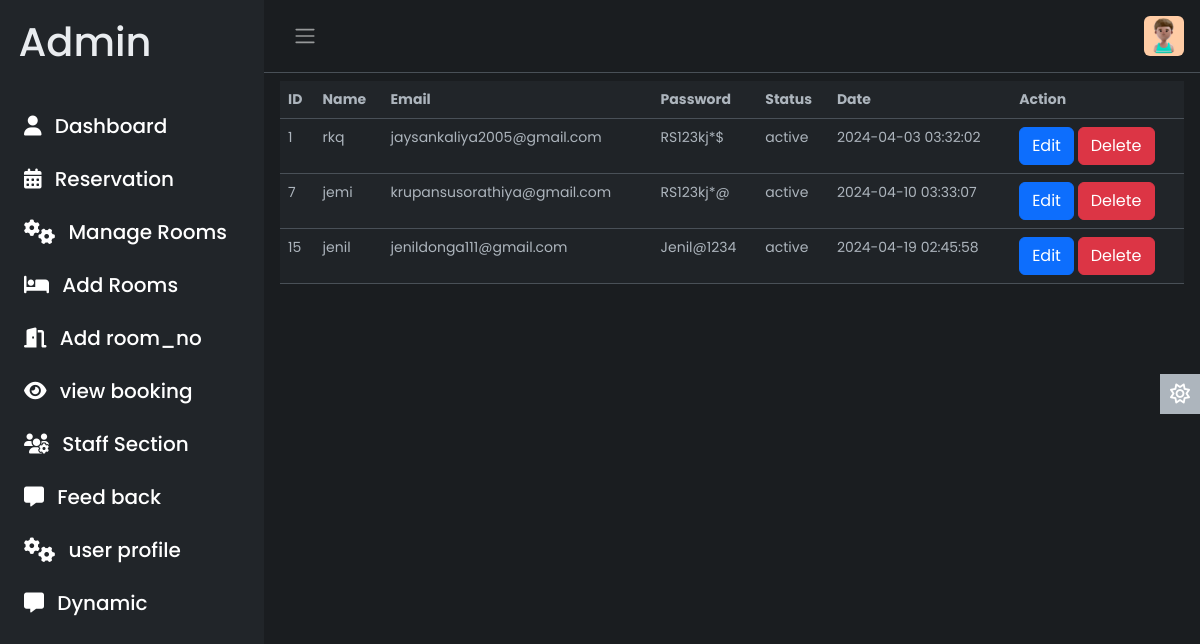
Page /admin/user_profile.php (signed in) on the committed database.
### tables this page shows
CREATE TABLE `register` (
  `id` int(11) NOT NULL,
  `name` varchar(255) NOT NULL,
  `image` varchar(255) DEFAULT NULL,
  `email` varchar(255) NOT NULL,
  `password` varchar(255) NOT NULL,
  `mobile` varchar(20) DEFAULT NULL,
  `address` text DEFAULT NULL,
  `gender` enum('male','female','other') DEFAULT NULL,
  `token` varchar(255) DEFAULT NULL,
  `date` timestamp NOT NULL DEFAULT current_timestamp(),
  `status` enum('active','inactive') DEFAULT 'inactive',
  `role` enum('user','admin') DEFAULT 'user'
);

### admin/user_profile.php (the view, shortened to what this page needs)
<!DOCTYPE html>
<html lang="en" data-bs-theme="dark">
<head>
    <link rel="stylesheet" href="https://cdn.jsdelivr.net/npm/bootstrap@5.3.0-alpha2/dist/css/bootstrap.min.css" />
    <link rel="stylesheet" href="css/style.css">
</head>
<body>
    <div class="wrapper">
        <?php include ('include/aside.php') ?>
        <div class="main">
            <?php include ('include/nav.php') ?>
            <main class="content px-3 py-2">
            <?php
            include_once ('include/conn.php');
            $sql = "SELECT * FROM register WHERE role = 'user'";
            $result = $conn->query($sql);
            if ($result->num_rows > 0) {
                echo "<table class='table table-striped'>
                        <thead>
                            <tr>
                                <th>ID</th>
                                <th>Name</th>
                                <th>Email</th>
                                <th>Password</th>
                                <th>Status</th>
                                <th>Date</th>
                                <th>Action</th>
                            </tr>
                        </thead>
                        <tbody>";
                while($row = $result->fetch_assoc()) {
                    echo "<tr>
                            <td>".$row["id"]."</td>
                            <td>".$row["name"]."</td>
                            <td>".$row["email"]."</td>
                            <td>".$row["password"]."</td>
                            <td>".$row["status"]."</td>
                            <td>".$row["date"]."</td>
                            <td>
                                <a href='action_user_profile.php?id=".$row["id"]."' class='btn btn-primary'>Edit</a>
                                <a href='delete_user_action.php?id=".$row["id"]."' class='btn btn-danger'>Delete</a>
                            </td>
                        </tr>";
                }
                echo "</tbody></table>";
            } else {
                echo "0 results";
            }
        ?>
            </div>
        </div>
        <a href="#" class="theme-toggle">
            <i class="fa-regular fa-sun"></i>
        </a>
</body>
</html>

### admin/css/style.css (style rules this page uses)
body { font-family: 'Poppins', sans-serif; font-size: 0.875rem; opacity: 1; overflow-y: scroll; margin: 0; }
a { cursor: pointer; text-decoration: none; font-family: 'Poppins', sans-serif; }
.wrapper { align-items: stretch; display: flex; width: 100%; }
.main { display: flex; flex-direction: column; min-height: 100vh; min-width: 0; overflow: hidden; transition: all 0.35s ease-in-out; width: 100%; background: var(--bs-dark-bg-subtle); }
.content { flex: 1; max-width: 100vw; width: 100vw; }
@media (min-width:768px) { .content { max-width: auto; width: auto; } }
.theme-toggle { position: fixed; top: 50%; transform: translateY(-65%); text-align: center; z-index: 10; right: 0; left: auto; border: none; background-color: var(--bs-body-color); }
html[data-bs-theme="dark"] .theme-toggle .fa-sun, html[data-bs-theme="light"] .theme-toggle .fa-moon { cursor: pointer; padding: 10px; display: block; font-size: 1.25rem; color: #FFF; }

### rows in the picture
register: id "1", name "rkq", email "jaysankaliya2005@gmail.com", password "RS123kj*$", status "active", date "2024-04-03 03:32:02"
register: id "7", name "jemi", email "krupansusorathiya@gmail.com", password "RS123kj*@", status "active", date "2024-04-10 03:33:07"
register: id "15", name "jenil", email "jenildonga111@gmail.com", password "Jenil@1234", status "active", date "2024-04-19 02:45:58"
